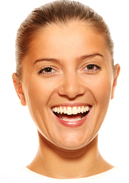
%> input picture hw2p/woman_happy.png, 129 x 183 px
$ octave hybrid_image.m   (GNU Octave 9; MATLAB toolbox functions it lacks are replaced by stand-ins)
%> lines starting %> are read from the running program, lines starting %| are printed output that depends on the picture
im1 = imread('woman_happy.png');
%> im1 is the input picture: size 183x129x3 uint8; mean R, G, B 228.1, 188.8, 162.5
im2 = imread('woman_neutral.png');
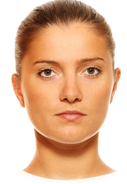
%> input picture hw2p/woman_neutral.png, 127 x 184 px
%> im2 is the input picture: size 184x127x3 uint8; mean R, G, B 224.6, 183.7, 154.7

im1 = (rgb2gray(im1));
%> im1: size 183x129 uint8
im2 = (rgb2gray(im2));
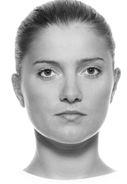
%> im2: size 184x127 uint8; min 18, max 255, mean 192.6

im1 = imresize(im1,[512 512]);
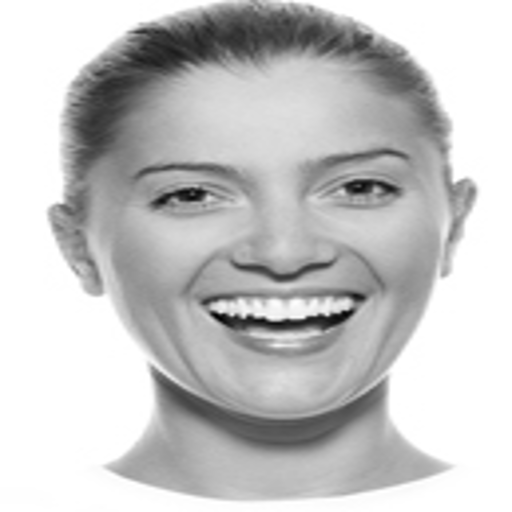
%> im1: size 512x512 uint8; min 0, max 255, mean 197.6
im2 = imresize(im2,[512 512]);
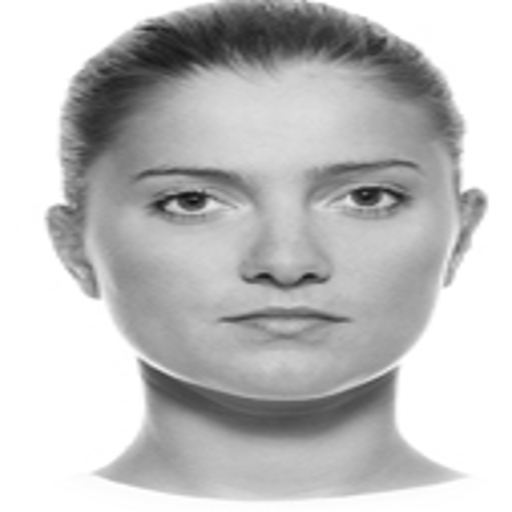
%> im2: size 512x512 uint8; min 15, max 255, mean 192.6

im1_blur = imgaussfilt(im1, 10, 'FilterSize', 31);
im2_blur = imgaussfilt(im2, 10, 'FilterSize', 31);
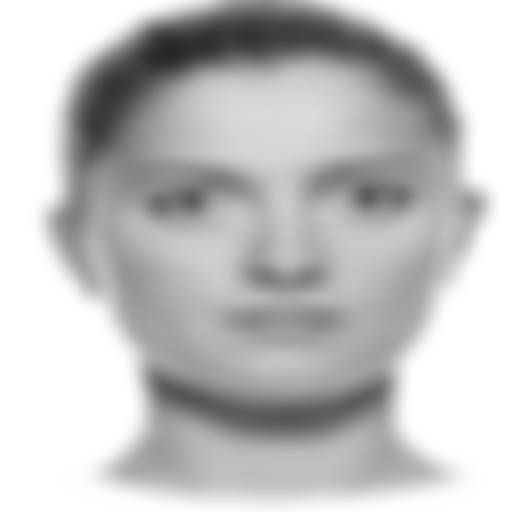
%> im2_blur: size 512x512 uint8; min 39, max 255, mean 192.7

im2_detail =  im2 - im2_blur;
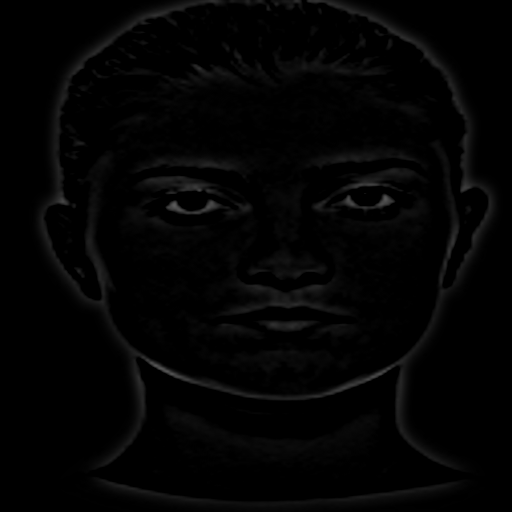
%> im2_detail: size 512x512 uint8; min 0, max 91, mean 3.5
%im2_detail =   im2_blur - im2 ;


final = im1_blur + im2_detail;
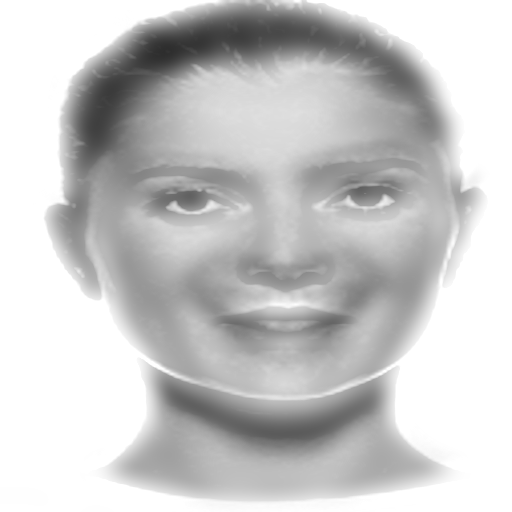
%> final: size 512x512 uint8; min 45, max 255, mean 200.5

figure;
imshow(final);

saveas(gcf, 'hybrid.png');
